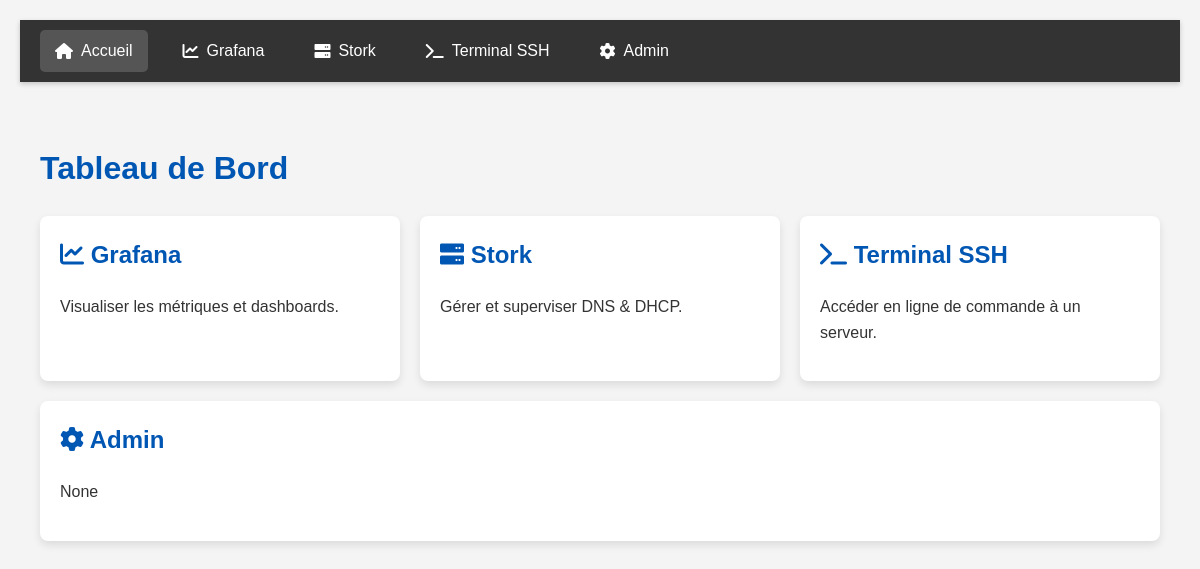
The page / on the database its author committed.
### models.py (models this page shows, shortened)
class NavigationLink(db.Model):
    id = db.Column(db.Integer, primary_key=True)
    name = db.Column(db.String(50), nullable=False)
    url_endpoint = db.Column(db.String(50), nullable=False)
    icon_class = db.Column(db.String(50), nullable=False)
    order = db.Column(db.Integer, default=100)
    description = db.Column(db.String(200), nullable=True)

### app.py (the view)
@app.route('/')
def home():
    return render_template('index.html', active_page='home', title='Tableau de Bord')

### app.py (called while the page is built)
@app.context_processor
def inject_navigation_links():
    links = NavigationLink.query.order_by(NavigationLink.order).all()
    return dict(navigation_links=links)

### templates/index.html
{% extends "layout.html" %}
{% block content %}
    <div class="dashboard-grid">
        {% for link in navigation_links %}
            {% if link.url_endpoint != 'home' %}
                <a href="{{ url_for(link.url_endpoint) }}" class="card">
                    <h2><i class="{{ link.icon_class }}"></i> {{ link.name }}</h2>
                    <p>{{ link.description }}</p>
                </a>
            {% endif %}
        {% endfor %}
    </div>
{% endblock %}

### templates/layout.html (shortened to what this page needs)
<!DOCTYPE html>
<html lang="fr">
<head>
    <link rel="stylesheet" href="{{ url_for('static', filename='css/style.css') }}">
    <link rel="stylesheet" href="https://cdnjs.cloudflare.com/ajax/libs/font-awesome/6.0.0-beta3/css/all.min.css">
</head>
<body>
    <header class="main-header">
        <nav class="main-nav">
            {% for link in navigation_links %}
                <a href="{{ url_for(link.url_endpoint) }}" class="nav-item {{ 'active' if active_page == link.url_endpoint }}">
                    <i class="{{ link.icon_class }}"></i> {{ link.name }}
                </a>
            {% endfor %}
        </nav>
    </header>
    <div class="container">
        <h1>{{ title }}</h1>
        {% block content %}
        {% endblock %}
    </div>
</body>
</html>

### static/css/style.css (style rules this page uses)
.main-header { background-color: #333; padding: 10px 20px; box-shadow: 0 2px 5px rgba(0,0,0,0.2); position: sticky; top: 0; z-index: 1000; }
.main-nav { display: flex; align-items: center; gap: 20px; }
.nav-item { color: white; text-decoration: none; padding: 8px 15px; border-radius: 5px; transition: background-color 0.2s ease; display: flex; align-items: center; }
.nav-item i { margin-right: 8px; }
.nav-item.active { background-color: #555; color: white; cursor: default; }
.container { padding: 20px; margin-top: 20px; }
body { background-color: #f4f4f4; font-family: sans-serif; line-height: 1.6; margin: 20px; color: #333; }
h1 { color: #0056b3; }
a { color: #007bff; text-decoration: none; }
a.active { color: #555; text-decoration: none; cursor: default; }
.dashboard-grid { display: flex; flex-wrap: wrap; gap: 20px; margin-top: 20px; }
.card { background-color: white; border-radius: 8px; box-shadow: 0 4px 8px rgba(0,0,0,0.1); padding: 20px; text-decoration: none; color: inherit; transition: transform 0.2s ease-in-out, box-shadow 0.2s ease-in-out; flex-basis: 300px; flex-grow: 1; }
.card h2 { margin-top: 0; color: #0056b3; }

### rows shown on the page
NavigationLink: name "Accueil"
NavigationLink: name "Grafana", description "Visualiser les métriques et dashboards."
NavigationLink: name "Stork", description "Gérer et superviser DNS & DHCP."
NavigationLink: name "Terminal SSH", description "Accéder en ligne de commande à un serveur."
NavigationLink: name "Admin", description "None"

### other values the page prints
{{ title }} "Tableau de Bord"
